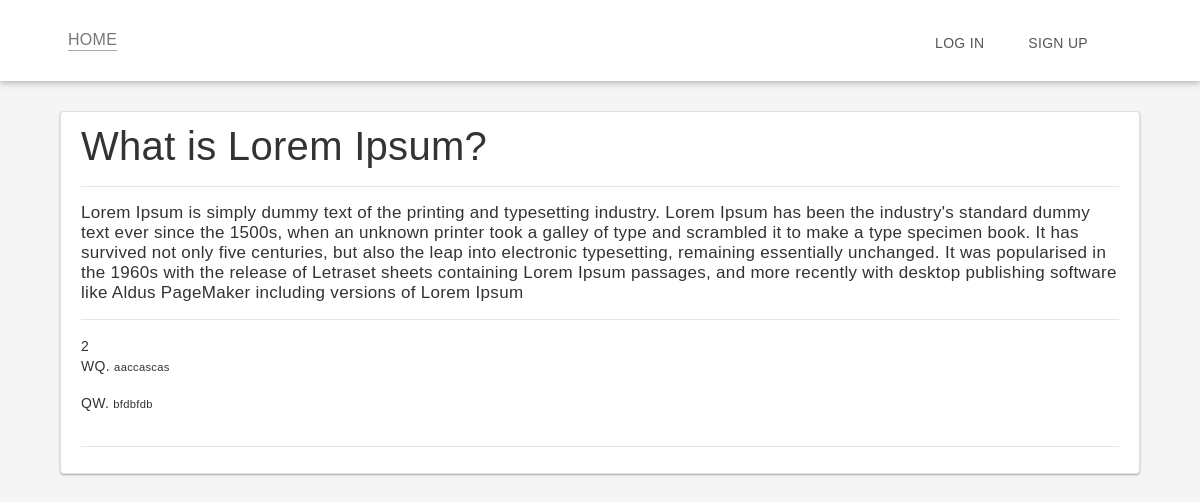
Page /detail/1 on the earlier database version.
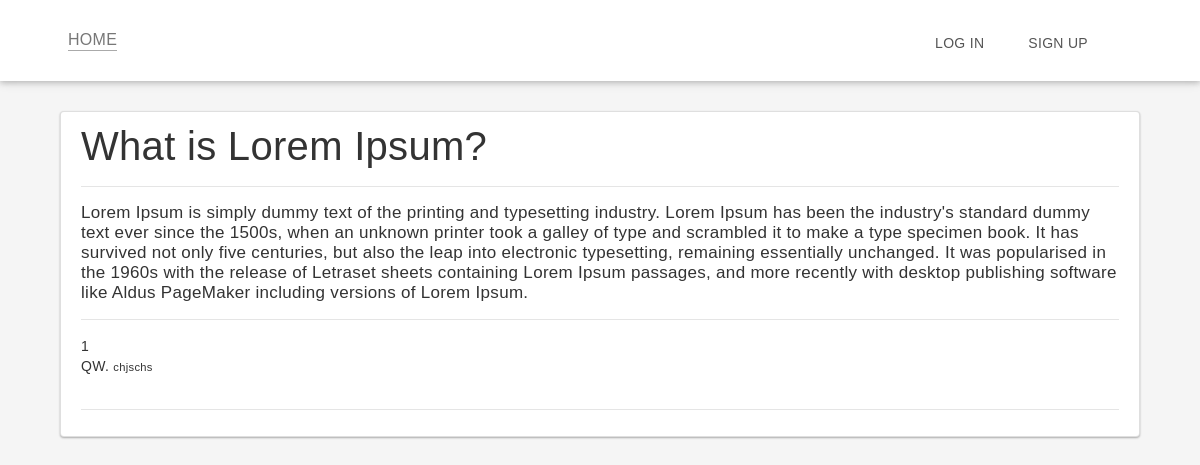
Same page on the later database version.
### posts/models.py (models this page shows, shortened)
class Post(models.Model):
    title = models.CharField(max_length=150)
    body = models.TextField()
    image = models.ImageField(upload_to='images', blank=True, null=True)
    liked = models.ManyToManyField(User, default=None, blank=True, related_name='liked')
    updated = models.DateTimeField(auto_now=True)
    created = models.DateTimeField(auto_now_add=True)
    author = models.ForeignKey(User, on_delete=models.CASCADE, related_name='author')

class Comment(models.Model):
    post = models.ForeignKey(Post, on_delete=models.CASCADE)
    username = models.ForeignKey(User, on_delete=models.CASCADE)
    text = models.TextField(max_length=150)

### posts/views.py (the view)
# urls.py: path('detail/<int:pk>', post_detail_view, name='detail'),
def post_detail_view(request, pk):
    post = get_object_or_404(Post, pk=pk)
    comments = Comment.objects.filter(post=post).order_by('-id')
    if request.method == 'POST':
        comment_form = CommentForm(request.POST or None)
        if comment_form.is_valid():
            text = request.POST.get('text')
            comment = Comment.objects.create(post=post, username=request.user, text=text)
            comment.save()
    else:
        comment_form = CommentForm()
    context = {'post': post, 'comments': comments, 'comment_form': comment_form}
    return render(request, 'posts/detail.html', context)

### posts/templates/posts/detail.html (shortened to what this page needs)
{% extends 'base.html' %}
{% load static %}
{% load crispy_forms_tags %}
{% block link %}
    <link rel="stylesheet" href="{% static 'css/detail.css' %}">
    <link rel="stylesheet" href="https://stackpath.bootstrapcdn.com/bootstrap/4.3.1/css/bootstrap.min.css">
{% endblock %}
{% block content %}
<div class="card">
    <div class="card-content">
        <h1>{{ post.title }}</h1>
        <hr/>
        <div id="content-main">
        <p>{{ post.body }}</p>
        </div>
        <hr/>
    </div>
    {{ comments.count }}
    {% for comment in comments %}
        <div class="card-comment">
            <p>{{ comment.username }}. <small>{{ comment.text }}</small></p>
        </div>
    {% endfor %}
    <hr/>
</div>
{% endblock %}

### posts/templates/base.html (shortened to what this page needs)
<!DOCTYPE html>
<html lang="en">
<head>
    {% block link %} {% endblock %}
</head>
<body>
{% include 'includes/navbar.html' %}
<br>
{% block content %}
{% endblock %}
</body>
</html>

### posts/templates/includes/navbar.html (shortened to what this page needs)
{% load static %}
<link rel="stylesheet" href="{% static 'css/nav.css' %}">
    <div class="navbar-component">
      <div class="navbar area">
        <a href="{% url 'post' %}" class="brand">HOME</a>
        <nav role="navigation" id="navigation" class="list">
         {% if not user.is_authenticated %}
        <a href="{% url 'login' %}" class="item -link">Log in</a>
        <a href="{% url 'register' %}" class="item -link">Sign up</a>
            {% else %}
        <a href="{% url 'profile' %}" class="item -link">Profile</a>
        <a href="{% url 'logout' %}" class="item -link">Logout</a>
            {% endif %}
          <span class="item"></span>
        </nav>
      </div>
    </div>

### static/css/detail.css (style rules this page uses)
body { width: 100%; height: 100%; margin: 0; font-family: "Segoe UI", "Lucida Grande", Helvetica, Arial, "Microsoft YaHei", FreeSans, Arimo, "Droid Sans", "wenquanyi micro hei", "Hiragino Sans GB", "Hiragino Sans GB W3", Arial, sans-serif; letter-spacing: 0.3px; line-height: 31.5px; }
a { text-decoration: none; border-bottom: #7373a3 solid 1px; transition: border-color 0.25s ease-out, color 0.25s ease-out; }
a:link { color: #7373a3; border-bottom: #aaa solid 1px; }
.card { background-color: #ffffff; min-height: 100px; margin: 10px 60px 10px 60px; box-shadow: 0 1px 2px rgba(0, 0, 0, 0.3); border-radius: 10px; padding: 10px 20px 10px 20px; }
.card-content { width: 100%; }
.card h1 { margin-bottom: 5px; }
#content-main { width: 100%; display: block; }
#content-main > p { font-size: 17px; word-wrap: break-word; }

### static/css/nav.css (style rules this page uses)
*, *:before, *:after { box-sizing: border-box; }
body { background-color: #f5f5f5; color: #333; font-size: 14px; font-family: Verdana, Arial, sans-serif; line-height: 20px; }
a { text-decoration: none; -webkit-transition: all 0.3s linear 0s; transition: all 0.3s linear 0s; }
.area { display: -webkit-box; display: flex; -webkit-box-orient: horizontal; -webkit-box-direction: normal; flex-flow: row wrap; -webkit-box-align: stretch; align-items: stretch; margin-left: auto; margin-right: auto; }
@media (min-width: 768px) { .area { width: 750px; } }
@media (min-width: 992px) { .area { width: 970px; } }
@media (min-width: 1200px) { .area { width: 1140px; } }
.navbar-component { background-color: #fff; box-shadow: 0 2px 5px rgba(0, 0, 0, 0.16), 0 2px 10px rgba(0, 0, 0, 0.12); }
.navbar-component > .navbar { -webkit-box-pack: justify; justify-content: space-between; }
.navbar > .brand { display: block; font-size: 16px; color: #777; margin: 22px; }
.navbar > .list { display: none; -webkit-box-orient: horizontal; -webkit-box-direction: normal; flex-flow: row nowrap; -webkit-box-align: center; align-items: center; white-space: nowrap; }
@media (min-width: 768px) { .navbar > .list { display: -webkit-box; display: flex; } }
.navbar > .list > .item { display: block; flex-shrink: 0; height: 64px; line-height: 64px; padding-left: 22px; padding-right: 22px; text-transform: uppercase; color: #555; font-size: 14px; }
.navbar > .list > .item.-link { line-height: 68px; color: #555; border-bottom: 4px solid transparent; }

Differences in the rows shown:
removed Comment: username "WQ", text "aaccascas"
changed Post "What is Lorem Ipsum?": body "…including versions of Lorem Ipsum" → "…including versions of Lorem Ipsum."
changed Comment "QW": text "bfdbfdb" → "chjschs"
Other differences:
{{ comments.count }}: "2" → "1"
